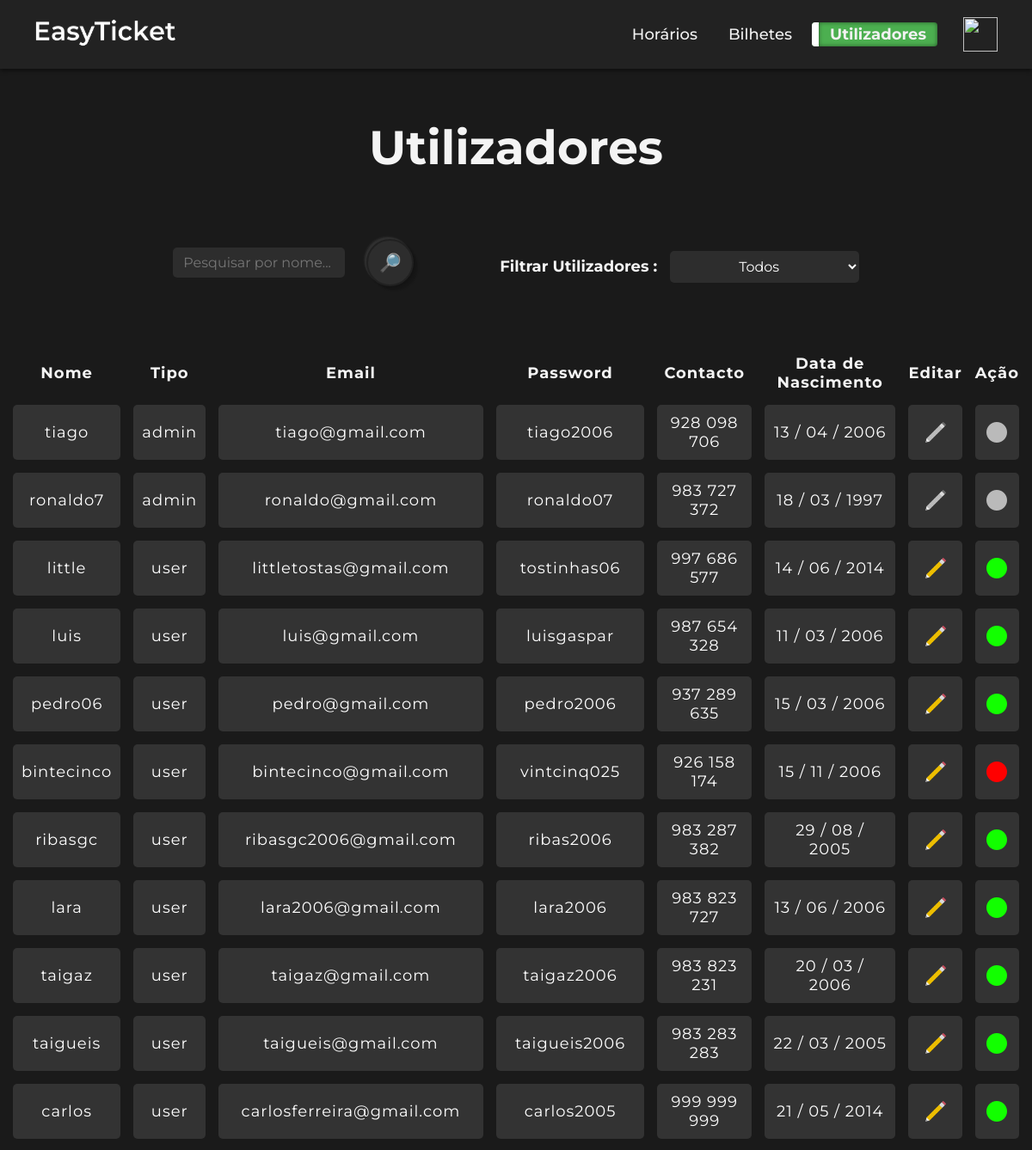
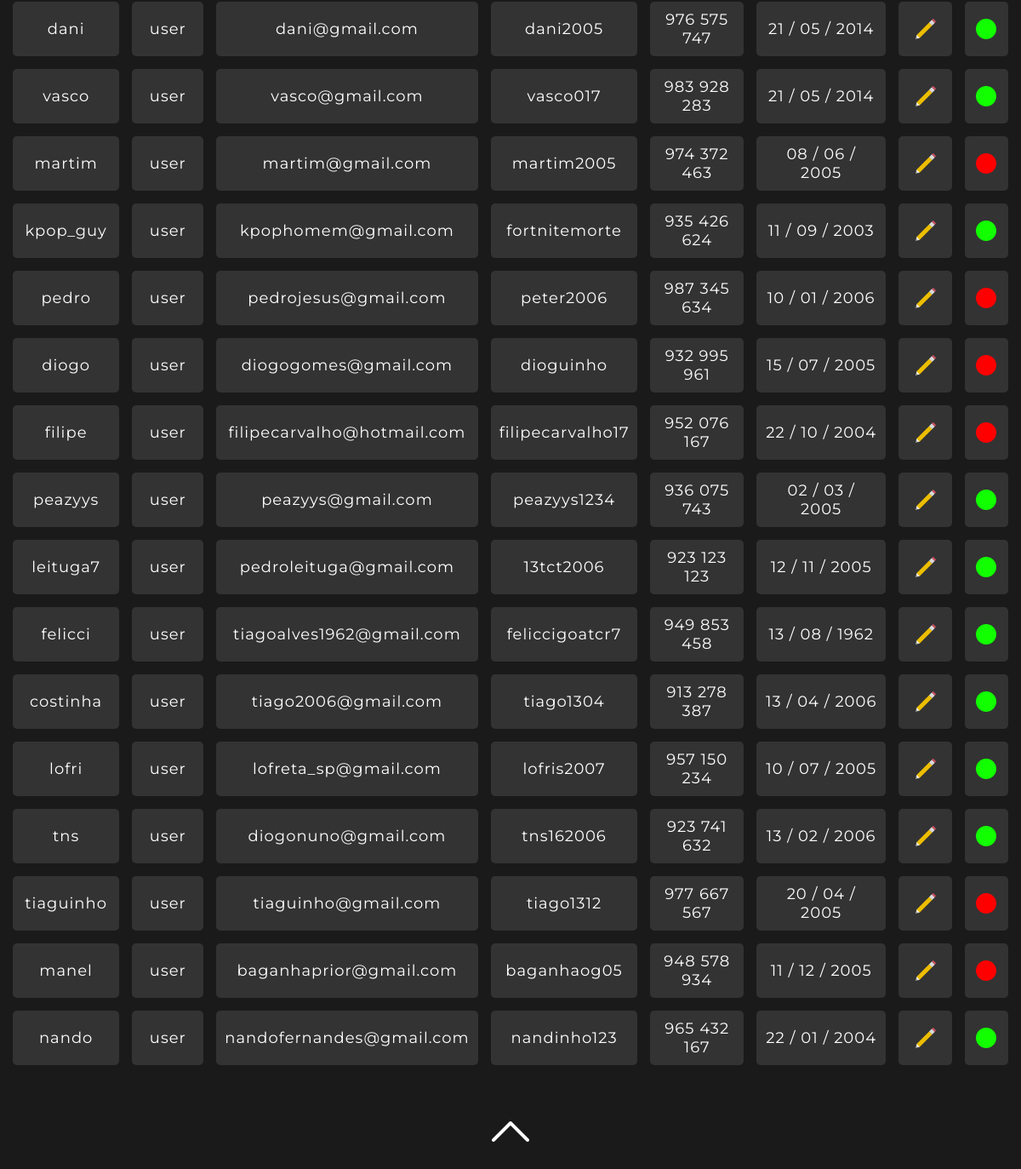
Page /utilizadores.php (signed in) on the committed database (2 pictures, top to bottom).
### tables this page shows
CREATE TABLE `utilizadores` (
  `id_utilizador` int(11) NOT NULL,
  `nome_utilizador` varchar(50) NOT NULL,
  `tipo_utilizador` set('admin','user','semregisto') NOT NULL,
  `email_utilizador` varchar(50) NOT NULL,
  `password_utilizador` varchar(16) NOT NULL,
  `contacto_utilizador` int(9) NOT NULL,
  `data_nasc` date NOT NULL,
  `ativo` set('1','0') NOT NULL,
  `saldo` decimal(10,2) DEFAULT NULL
);

### utilizadores.php (the view, shortened to what this page needs)
<?php
require_once('menu.php');
require_once('ligarbd.php');
$filter = isset($_POST['filter']) ? $_POST['filter'] : 'all';
$search = $_SESSION['search'];
if (!empty($search) && strlen(trim($search)) > 0) {
    $search_term = mysqli_real_escape_string($basedados, $search);
    switch ($filter) {
        case 'user':
            $query = "SELECT * FROM utilizadores WHERE tipo_utilizador = 'user' AND nome_utilizador LIKE '$search_term%' ORDER BY tipo_utilizador";
            break;
        case 'admin':
            $query = "SELECT * FROM utilizadores WHERE tipo_utilizador = 'admin' AND nome_utilizador LIKE '$search_term%' ORDER BY tipo_utilizador";
            break;
        case 'inativos':
            $query = "SELECT * FROM utilizadores WHERE ativo = '0' AND tipo_utilizador = 'user' AND nome_utilizador LIKE '$search_term%' ORDER BY tipo_utilizador";
            break;
        case 'ativos':
            $query = "SELECT * FROM utilizadores WHERE ativo = '1' AND tipo_utilizador = 'user' AND nome_utilizador LIKE '$search_term%' ORDER BY tipo_utilizador";
            break;
        default:
            $query = "SELECT * FROM utilizadores WHERE nome_utilizador LIKE '$search_term%' ORDER BY tipo_utilizador";
    }
} else {
    switch ($filter) {
        default:
            $query = "SELECT * FROM utilizadores ORDER BY tipo_utilizador";
    }
}
$resultado = mysqli_query($basedados, $query);
$nregistos = mysqli_num_rows($resultado);
?>
<html>
<head>
    <link href="style.css" rel="stylesheet" type="text/css">
</head>
<body>
<center>
<br><br>
<h1>Utilizadores</h1>
    <br><br><br>
<div class="search-filter-container <?php echo !empty($search) ? 'search-active' : ''; ?>">
    <form method="post" action="" autocomplete="off" style="display: flex; align-items: center;">
        <input type="text" name="search" id="search" class="search-bar" placeholder="Pesquisar por nome..." value="<?php echo $search; ?>" onkeydown="if (event.keyCode == 13) this.form.submit()" style="margin-right: 5px;">
        <button class="button">
            <span class="span">🔎</span>
        </button>
    </form>
    <form method="post" action="">
        <label for="filter">Filtrar Utilizadores :</label>
        <select name="filter" id="filter" class="custom-select" onchange="this.form.submit()">
            <option value="all" <?php echo ($filter == 'all') ? 'selected' : ''; ?>>Todos</option>
        </select>
    </form>
</div>
<br><br>
    <?php if ($nregistos > 0 && $search !== '0'): ?>
    <table>
        <tr>
            <th> Nome </th>
            <th> Tipo </th>
            <th> Email </th>
            <th> Password </th>
            <th> Contacto </th>
            <th> Data de Nascimento </th>
            <th> Editar </th>
            <th> Ação </th>
        </tr>
        <?php
            while ($registo = mysqli_fetch_array($resultado)) {
                if ($registo['id_utilizador'] != 0) {
                    echo '<tr>';
                    echo '<td>'.$registo['nome_utilizador'].'</td>';
                    echo '<td>'.$registo['tipo_utilizador'].'</td>';
                    echo '<td>'.$registo['email_utilizador'].'</td>';
                    echo '<td>'.$registo['password_utilizador'].'</td>';
                    $contacto_formatado = chunk_split($registo['contacto_utilizador'], 3, ' ');
                    echo '<td>'.$contacto_formatado.'</td>';
                    echo '<td>'.date("d / m / Y", strtotime($registo['data_nasc'])).'</td>';
                    if ($registo['tipo_utilizador'] !== 'admin') {
                        echo '<td align="center"> <a onClick="confirmaatualizar(' . $registo['id_utilizador'] . ', \'' . $registo['nome_utilizador'] . '\');" style="cursor: pointer;">
                                <img class="img-icon" src="img/atualizar.png" alt="Atualizar" > </a></td>';
                        if ($registo['ativo']) {
                            echo '<td align="center"> <a onClick="confirmadesativar(' . $registo['id_utilizador'] . ', \'' . $registo['nome_utilizador'] . '\');" style="cursor: pointer;">
                                <img class="img-icon" src="img/green-circle.png" alt="Círculo Verde" > </a></td>';
                        } else {
                            echo '<td align="center"> <a onClick="confirmativar(' . $registo['id_utilizador'] . ', \'' . $registo['nome_utilizador'] . '\');" style="cursor: pointer;">
                                <img class="img-icon" src="img/red-circle.png" alt="Círculo Vermelho" > </a></td>';
                        }
                    } else {
                        echo '<td align="center"> <a(' . $registo['id_utilizador'] . ');">
                                <img class="img-icon admin-icon grayscale" src="img/atualizar.png" alt="Atualizar" > </a></td>';
                        echo '<td align="center"> <a (' . $registo['id_utilizador'] . ');">
                                <img class="img-icon admin-icon grayscale" src="img/green-circle.png" alt="Círculo verde" > </a></td>';
                    }
            }
        }
        ?>
    </table>
    <?php else: ?>
    <br><br>
    <center><p style="font-size: 25px; font-weight: 600;">Nenhum registo existente!</p></center>
    <?php endif; ?>
<br><br>
<a style="cursor:pointer;" onclick="backToTop()" id="back-to-top"> <img src="img/seta.png"></a>
<br><br>
</center>
</body>
</html>

### style_navbar.css (style rules this page uses)
body { font-family: Arial, sans-serif; font-weight: 500; margin: 0; padding: 0; background-color: #1a1a1a; color: #f4f4f4; }
* { margin: 0; padding: 0; box-sizing: border-box; font-family: 'Montserrat', sans-serif; user-select: none; -moz-user-select: none; -webkit-user-select: none; -ms-user-select: none; -webkit-user-drag: none; -khtml-user-drag: none; -moz-user-drag: none; -o-user-drag: none; }
span,svg, button,input, img:active, a:active { -webkit-tap-highlight-color: rgba(0, 0, 0, 0); -webkit-focus-ring-color: rgba(0, 0, 0, 0); outline: none !important; }
@media screen and (max-width: 1919px) and (min-width: 501px) { h1 { font-size: 50px; margin-top: 20px; } }
@media screen and (max-width: 1919px) and (min-width: 501px) { body { font-family: Arial, sans-serif; font-weight: 500; margin: 0; padding: 0; background-color: #1a1a1a; color: #f4f4f4; } }
@media screen and (max-width: 1919px) and (min-width: 501px) { a { color: #2ece36; font-weight: 500; font-size: 20px; text-decoration: none; transition: color 0.3s ease; } }

### rows in the picture
utilizadores: nome_utilizador "tiago", tipo_utilizador "admin", email_utilizador "tiago@gmail.com", password_utilizador "tiago2006", contacto_utilizador "928 098 706", data_nasc "13 / 04 / 2006"
utilizadores: nome_utilizador "ronaldo7", tipo_utilizador "admin", email_utilizador "ronaldo@gmail.com", password_utilizador "ronaldo07", contacto_utilizador "983 727 372", data_nasc "18 / 03 / 1997"
utilizadores: nome_utilizador "little", tipo_utilizador "user", email_utilizador "littletostas@gmail.com", password_utilizador "tostinhas06", contacto_utilizador "997 686 577", data_nasc "14 / 06 / 2014"
utilizadores: nome_utilizador "luis", tipo_utilizador "user", email_utilizador "luis@gmail.com", password_utilizador "luisgaspar", contacto_utilizador "987 654 328", data_nasc "11 / 03 / 2006"
utilizadores: nome_utilizador "pedro06", tipo_utilizador "user", email_utilizador "pedro@gmail.com", password_utilizador "pedro2006", contacto_utilizador "937 289 635", data_nasc "15 / 03 / 2006"
utilizadores: nome_utilizador "bintecinco", tipo_utilizador "user", email_utilizador "bintecinco@gmail.com", password_utilizador "vintcinq025", contacto_utilizador "926 158 174", data_nasc "15 / 11 / 2006"
utilizadores: nome_utilizador "ribasgc", tipo_utilizador "user", email_utilizador "ribasgc2006@gmail.com", password_utilizador "ribas2006", contacto_utilizador "983 287 382", data_nasc "29 / 08 / 2005"
utilizadores: nome_utilizador "lara", tipo_utilizador "user", email_utilizador "lara2006@gmail.com", password_utilizador "lara2006", contacto_utilizador "983 823 727", data_nasc "13 / 06 / 2006"
utilizadores: nome_utilizador "taigaz", tipo_utilizador "user", email_utilizador "taigaz@gmail.com", password_utilizador "taigaz2006", contacto_utilizador "983 823 231", data_nasc "20 / 03 / 2006"
utilizadores: nome_utilizador "taigueis", tipo_utilizador "user", email_utilizador "taigueis@gmail.com", password_utilizador "taigueis2006", contacto_utilizador "983 283 283", data_nasc "22 / 03 / 2005"
utilizadores: nome_utilizador "carlos", tipo_utilizador "user", email_utilizador "carlosferreira@gmail.com", password_utilizador "carlos2005", contacto_utilizador "999 999 999", data_nasc "21 / 05 / 2014"
utilizadores: nome_utilizador "dani", tipo_utilizador "user", email_utilizador "dani@gmail.com", password_utilizador "dani2005", contacto_utilizador "976 575 747", data_nasc "21 / 05 / 2014"
utilizadores: nome_utilizador "vasco", tipo_utilizador "user", email_utilizador "vasco@gmail.com", password_utilizador "vasco017", contacto_utilizador "983 928 283", data_nasc "21 / 05 / 2014"
utilizadores: nome_utilizador "martim", tipo_utilizador "user", email_utilizador "martim@gmail.com", password_utilizador "martim2005", contacto_utilizador "974 372 463", data_nasc "08 / 06 / 2005"
utilizadores: nome_utilizador "kpop_guy", tipo_utilizador "user", email_utilizador "kpophomem@gmail.com", password_utilizador "fortnitemorte", contacto_utilizador "935 426 624", data_nasc "11 / 09 / 2003"
utilizadores: nome_utilizador "pedro", tipo_utilizador "user", email_utilizador "pedrojesus@gmail.com", password_utilizador "peter2006", contacto_utilizador "987 345 634", data_nasc "10 / 01 / 2006"
utilizadores: nome_utilizador "diogo", tipo_utilizador "user", email_utilizador "diogogomes@gmail.com", password_utilizador "dioguinho", contacto_utilizador "932 995 961", data_nasc "15 / 07 / 2005"
utilizadores: nome_utilizador "filipe", tipo_utilizador "user", email_utilizador "filipecarvalho@hotmail.com", password_utilizador "filipecarvalho17", contacto_utilizador "952 076 167", data_nasc "22 / 10 / 2004"
utilizadores: nome_utilizador "peazyys", tipo_utilizador "user", email_utilizador "peazyys@gmail.com", password_utilizador "peazyys1234", contacto_utilizador "936 075 743", data_nasc "02 / 03 / 2005"
utilizadores: nome_utilizador "leituga7", tipo_utilizador "user", email_utilizador "pedroleituga@gmail.com", password_utilizador "13tct2006", contacto_utilizador "923 123 123", data_nasc "12 / 11 / 2005"
utilizadores: nome_utilizador "felicci", tipo_utilizador "user", email_utilizador "tiagoalves1962@gmail.com", password_utilizador "feliccigoatcr7", contacto_utilizador "949 853 458", data_nasc "13 / 08 / 1962"
utilizadores: nome_utilizador "costinha", tipo_utilizador "user", email_utilizador "tiago2006@gmail.com", password_utilizador "tiago1304", contacto_utilizador "913 278 387", data_nasc "13 / 04 / 2006"
utilizadores: nome_utilizador "lofri", tipo_utilizador "user", email_utilizador "lofreta_sp@gmail.com", password_utilizador "lofris2007", contacto_utilizador "957 150 234", data_nasc "10 / 07 / 2005"
utilizadores: nome_utilizador "tns", tipo_utilizador "user", email_utilizador "diogonuno@gmail.com", password_utilizador "tns162006", contacto_utilizador "923 741 632", data_nasc "13 / 02 / 2006"
utilizadores: nome_utilizador "tiaguinho", tipo_utilizador "user", email_utilizador "tiaguinho@gmail.com", password_utilizador "tiago1312", contacto_utilizador "977 667 567", data_nasc "20 / 04 / 2005"
utilizadores: nome_utilizador "manel", tipo_utilizador "user", email_utilizador "baganhaprior@gmail.com", password_utilizador "baganhaog05", contacto_utilizador "948 578 934", data_nasc "11 / 12 / 2005"
utilizadores: nome_utilizador "nando", tipo_utilizador "user", email_utilizador "nandofernandes@gmail.com", password_utilizador "nandinho123", contacto_utilizador "965 432 167", data_nasc "22 / 01 / 2004"
